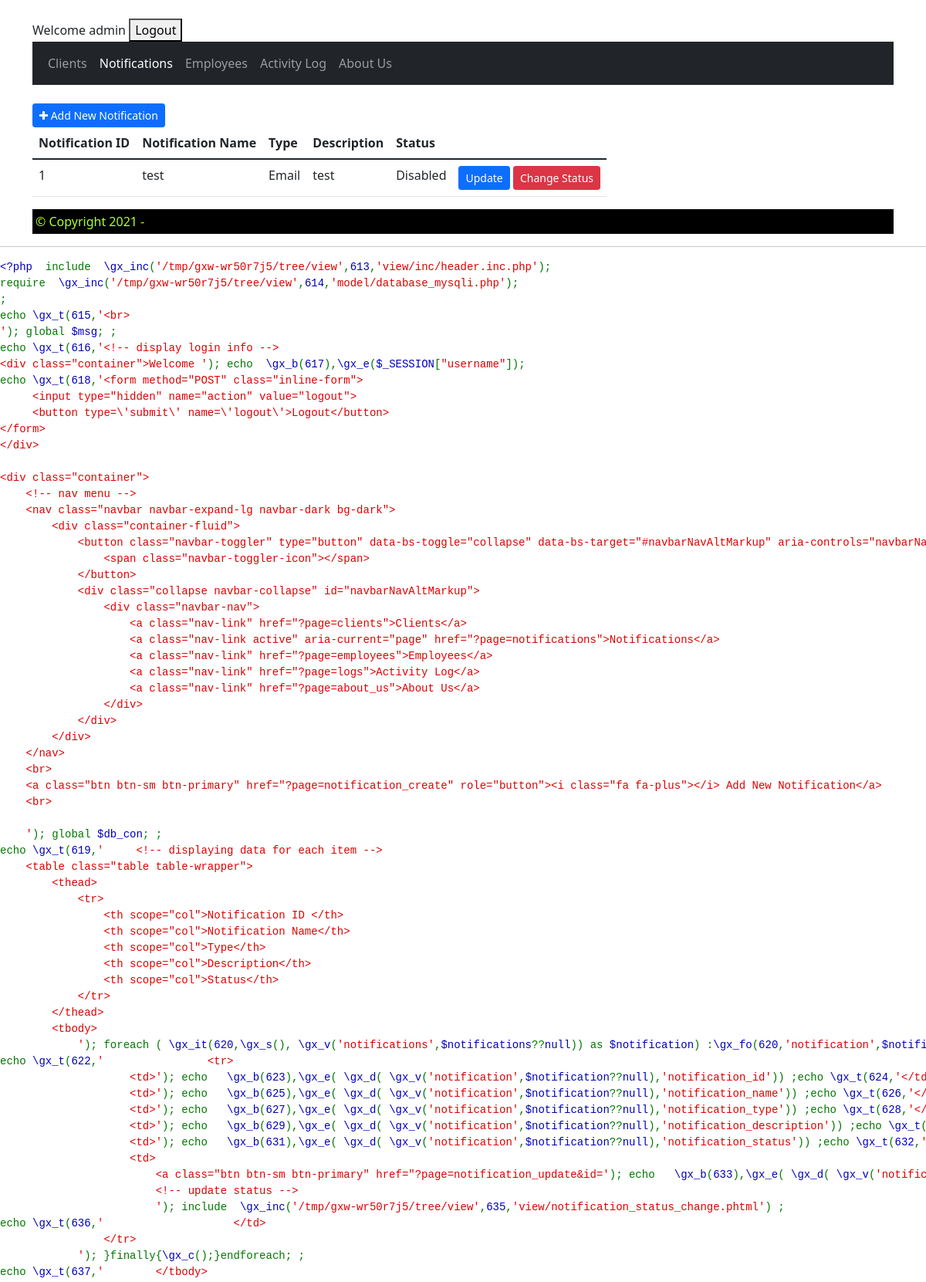
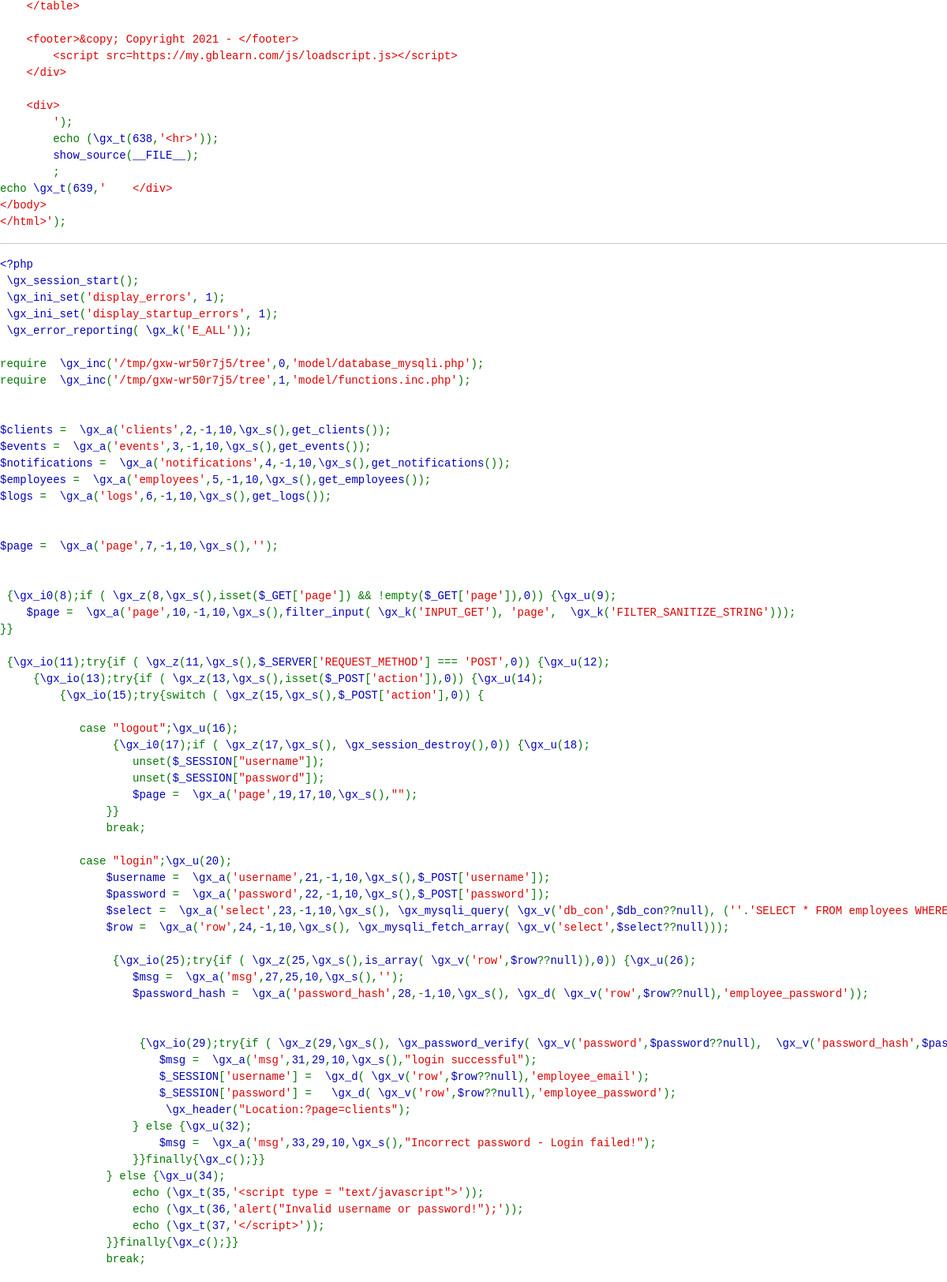
Screenshot of /?page=notifications (signed in, upper part) with the database file from the repository (2 pictures, top to bottom).
### tables this page shows
CREATE TABLE `notifications` (
  `notification_id` int(10) NOT NULL,
  `notification_name` varchar(20) NOT NULL,
  `notification_type` varchar(20) NOT NULL,
  `notification_description` varchar(255) NULL,
  `notification_status` varchar(10) NOT NULL DEFAULT 'Disabled'
);

### model/functions.inc.php (called while the page is built, shortened)
<?php
require('database_mysqli.php');
function get_notifications(){
    global $db_con;
    $query = "SELECT * FROM notifications";
    $result = mysqli_query($db_con, $query);
    $resultSet = array();
    while ($row = mysqli_fetch_array($result))
    {
        $resultSet[] = $row;
    }
    return $resultSet;
}

### view/notifications.phtml (the view, shortened to what this page needs)
<?php include 'view/inc/header.inc.php';
?>
<br>
<div class="container">Welcome <?php echo $_SESSION["username"]?>
<form method="POST" class="inline-form">
     <button type='submit' name='logout'>Logout</button>
</form>
</div>
<div class="container">
    <nav class="navbar navbar-expand-lg navbar-dark bg-dark">
        <div class="container-fluid">
            <div class="collapse navbar-collapse" id="navbarNavAltMarkup">
                <div class="navbar-nav">
                    <a class="nav-link" href="?page=clients">Clients</a>
                    <a class="nav-link active" aria-current="page" href="?page=notifications">Notifications</a>
                    <a class="nav-link" href="?page=employees">Employees</a>
                    <a class="nav-link" href="?page=logs">Activity Log</a>
                    <a class="nav-link" href="?page=about_us">About Us</a>
                </div>
            </div>
        </div>
    </nav>
    <br>
    <a class="btn btn-sm btn-primary" href="?page=notification_create" role="button"><i class="fa fa-plus"></i> Add New Notification</a>
    <br>
    <table class="table table-wrapper">
        <thead>
            <tr>
                <th scope="col">Notification ID </th>
                <th scope="col">Notification Name</th>
                <th scope="col">Type</th>
                <th scope="col">Description</th>
                <th scope="col">Status</th>
            </tr>
        </thead>
        <tbody>
            <?php foreach ($notifications as $notification) : ?>
                <tr>
                    <td><?= $notification['notification_id'] ?></td>
                    <td><?= $notification['notification_name'] ?></td>
                    <td><?= $notification['notification_type'] ?></td>
                    <td><?= $notification['notification_description'] ?></td>
                    <td><?= $notification['notification_status'] ?></td>
                    <td>
                        <a class="btn btn-sm btn-primary" href="?page=notification_update&id=<?= $notification['notification_id'] ?>" role="button">Update</a>
                        <?php include 'view/notification_status_change.phtml' ?>
                    </td>
                </tr>
            <?php endforeach; ?>
        </tbody>
    </table>
    <footer>&copy; Copyright 2021 - </footer>
    </div>
    <div>
        <?php
        echo "<hr>";
        ?>
    </div>
</body>
</html>

### view/notification_status_change.phtml (shortened to what this page needs)
<form method="post" class="inline-form">
    <button type="submit" name="action" value="notification_status" class="btn btn-sm btn-danger" onClick="javascript: return confirm('Do you want to change the status of this notification?');">
        Change Status
    </button>
</form>

### view/inc/header.inc.php (style rules this page uses)
.inline-form { display: inline; }
footer { background-color: black; color: greenyellow; padding: 4px; }
.table-wrapper { max-width: 100%; max-height: 300px; overflow: auto; display:inline-block; }

### rows the page displays
notifications: notification_id "1", notification_name "test", notification_type "Email", notification_description "test", notification_status "Disabled"

### other values shown
$_SESSION["username"] "admin"
